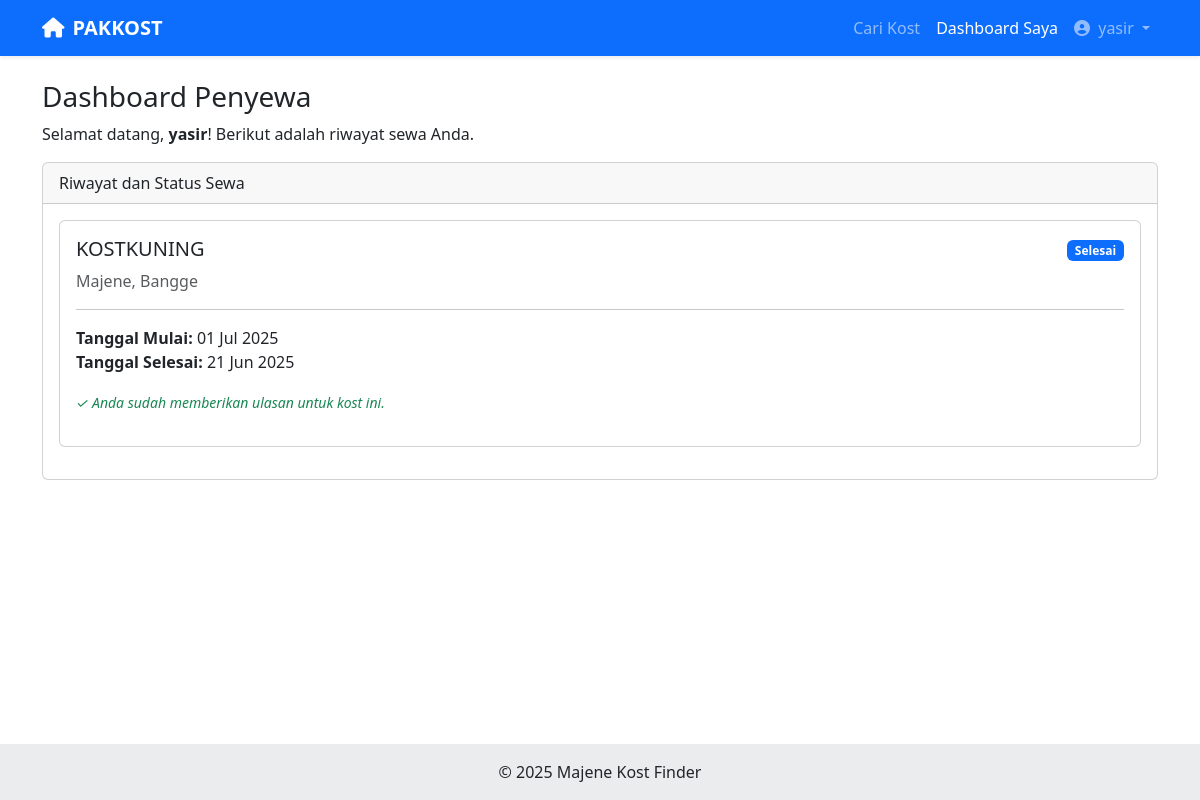
Screenshot of /penyewa/dashboard.php (signed in) with the database file from the repository.
### tables this page shows
CREATE TABLE `rentals` (
  `id` int NOT NULL,
  `kost_id` int NOT NULL,
  `user_id` int NOT NULL,
  `tanggal_mulai` date NOT NULL,
  `tanggal_selesai` date DEFAULT NULL,
  `status` enum('menunggu_konfirmasi','aktif','selesai','dibatalkan') DEFAULT 'aktif',
  `created_at` timestamp NOT NULL DEFAULT CURRENT_TIMESTAMP
);

CREATE TABLE `kosts` (
  `id` int NOT NULL,
  `user_id` int NOT NULL,
  `nama_kost` varchar(150) NOT NULL,
  `deskripsi` text,
  `tipe_kost` enum('putra','putri','campur') NOT NULL,
  `alamat` varchar(255) NOT NULL,
  `kelurahan` varchar(100) DEFAULT NULL,
  `latitude` varchar(50) DEFAULT NULL,
  `longitude` varchar(50) DEFAULT NULL,
  `harga_harian` int DEFAULT NULL,
  `harga_bulanan` int DEFAULT NULL,
  `harga_tahunan` int DEFAULT NULL,
  `ketersediaan_kamar` int DEFAULT '0',
  `jumlah_total_kamar` int NOT NULL DEFAULT '0',
  `created_at` timestamp NULL DEFAULT CURRENT_TIMESTAMP,
  `updated_at` timestamp NULL DEFAULT CURRENT_TIMESTAMP ON UPDATE CURRENT_TIMESTAMP
);

### penyewa/auth_penyewa_check.php (called while the page is built, shortened)
<?php
$penyewa_id = $_SESSION['user_id'];
?>

### penyewa/dashboard.php (the view, shortened to what this page needs)
<?php
require_once 'auth_penyewa_check.php';
include '../includes/header.php';
?>
<h3>Dashboard Penyewa</h3>
<p>Selamat datang, <b><?php echo htmlspecialchars($_SESSION['username']); ?></b>! Berikut adalah riwayat sewa Anda.</p>
<div class="card">
    <div class="card-header">
        Riwayat dan Status Sewa
    </div>
    <div class="card-body">
        <?php
        $stmt = $conn->prepare(
            "SELECT r.id as rental_id, r.tanggal_mulai, r.tanggal_selesai, r.status,
                    k.id as kost_id, k.nama_kost, k.alamat,
                    (SELECT COUNT(*) FROM reviews WHERE kost_id = k.id AND user_id = ?) as ulasan_exists
             FROM rentals r
             JOIN kosts k ON r.kost_id = k.id
             WHERE r.user_id = ?
             ORDER BY r.tanggal_mulai DESC"
        );
        $stmt->bind_param("ii", $penyewa_id, $penyewa_id);
        $stmt->execute();
        $result = $stmt->get_result();
        if ($result->num_rows > 0):
            while($sewa = $result->fetch_assoc()):
        ?>
        <div class="card mb-3">
            <div class="card-body">
                <div class="d-flex justify-content-between">
                    <div>
                        <h5 class="card-title"><?php echo htmlspecialchars($sewa['nama_kost']); ?></h5>
                        <p class="card-text text-muted"><?php echo htmlspecialchars($sewa['alamat']); ?></p>
                    </div>
                    <div>
                        <?php
                        $status_class = 'bg-secondary';
                        if ($sewa['status'] == 'selesai') $status_class = 'bg-primary';
                        ?>
                        <span class="badge <?php echo $status_class; ?>"><?php echo ucfirst($sewa['status']); ?></span>
                    </div>
                </div>
                <hr>
                <p>
                    <strong>Tanggal Mulai:</strong> <?php echo date('d M Y', strtotime($sewa['tanggal_mulai'])); ?><br>
                    <strong>Tanggal Selesai:</strong> <?php echo $sewa['tanggal_selesai'] ? date('d M Y', strtotime($sewa['tanggal_selesai'])) : '-'; ?>
                </p>
                <?php
                if ($sewa['status'] == 'selesai' && $sewa['ulasan_exists'] == 0):
                ?>
                    <a href="beri_ulasan.php?rental_id=<?php echo $sewa['rental_id']; ?>" class="btn btn-info btn-sm">Beri Ulasan & Rating</a>
                <?php elseif ($sewa['status'] == 'selesai' && $sewa['ulasan_exists'] > 0): ?>
                    <p class="text-success fst-italic"><small>✓ Anda sudah memberikan ulasan untuk kost ini.</small></p>
                <?php endif; ?>
            </div>
        </div>
        <?php
            endwhile;
        else:
        ?>
        <div class="alert alert-info">Anda belum memiliki riwayat sewa.</div>
        <?php
        endif;
        ?>
    </div>
</div>
<?php include '../includes/footer.php'; ?>

### rows the page displays
rentals: kost.nama_kost "KOSTKUNING", kost.alamat "Majene, Bangge", status "Selesai", tanggal_mulai "01 Jul 2025", tanggal_selesai "21 Jun 2025", shows "✓ Anda sudah memberikan ulasan untuk kost ini."

### other values shown
$_SESSION['username'] "yasir"
